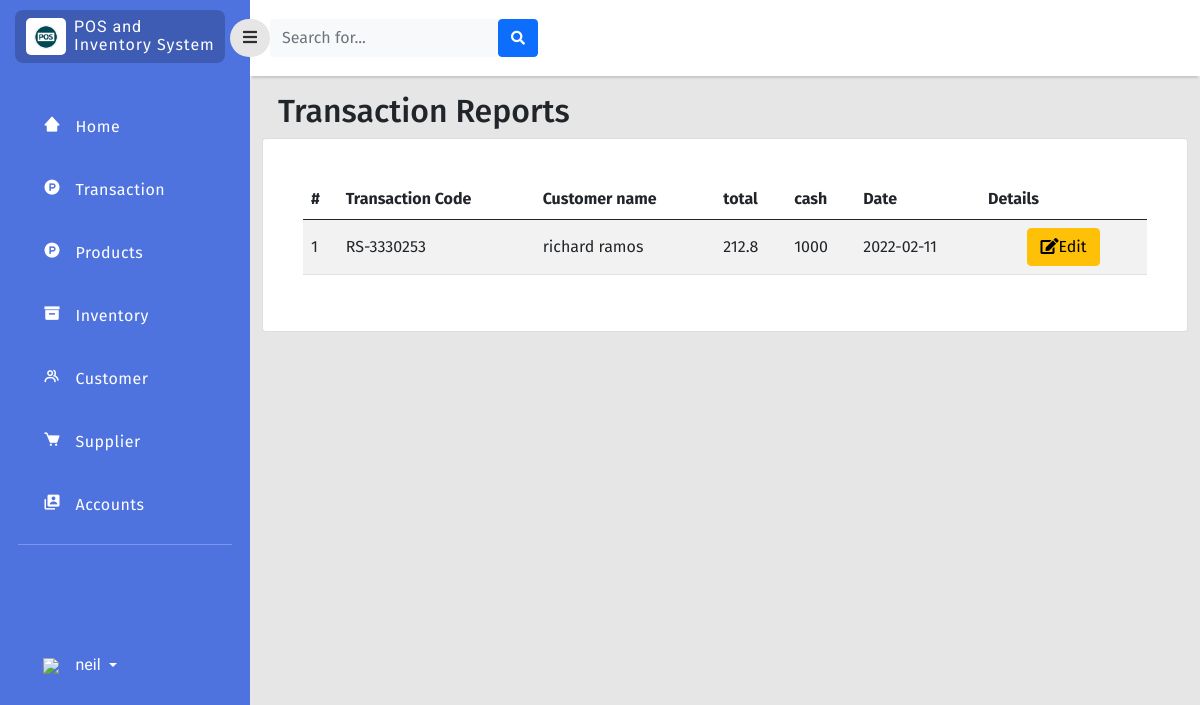
/php/transaction.php (signed in), run on an earlier commit of the app's database.
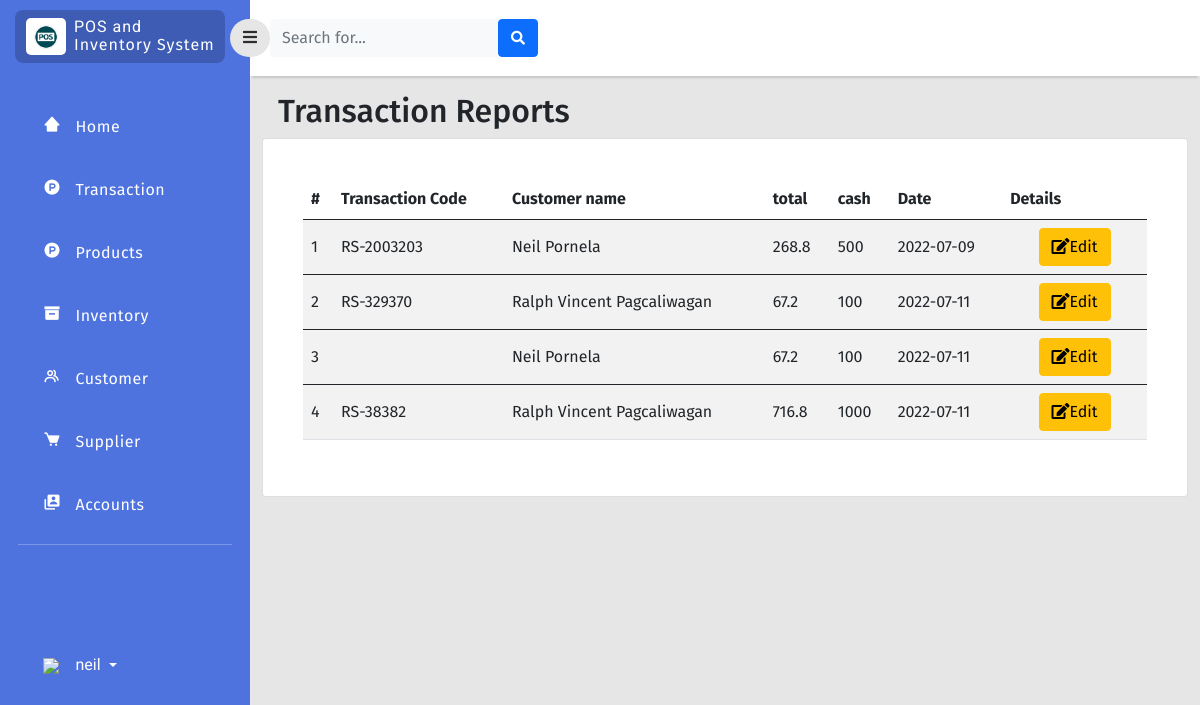
And on a later commit of the database.
### tables this page shows
CREATE TABLE `sales_detail` (
  `transac_id` int(11) NOT NULL,
  `transac_code` varchar(255) NOT NULL,
  `transac_subtotal` double NOT NULL,
  `customer_id` int(11) NOT NULL,
  `transac_tax` double NOT NULL,
  `transac_total` double NOT NULL,
  `cash` double NOT NULL,
  `sales_change` double NOT NULL,
  `date_purchase` date DEFAULT current_timestamp()
);

CREATE TABLE `customers` (
  `customer_id` int(11) NOT NULL,
  `first_name` varchar(255) NOT NULL,
  `last_name` varchar(255) NOT NULL,
  `address` varchar(255) NOT NULL,
  `contact_no` varchar(255) NOT NULL,
  `date_created` date NOT NULL
);

### php/transaction.php (the view, shortened to what the changed rows need)
<?php
include 'connection.php';
?>
<!doctype html>
<html lang="en">
  <head>
    <link href="https://cdn.jsdelivr.net/npm/bootstrap@5.0.2/dist/css/bootstrap.min.css" rel="stylesheet"
>
    <link rel="stylesheet" type="text/css" href="../style/dash.css">
    <link
      href="https://cdnjs.cloudflare.com/ajax/libs/font-awesome/5.15.1/css/all.min.css"
      rel="stylesheet"
    />
    <link href='https://unpkg.com/boxicons@2.1.2/css/boxicons.min.css' rel='stylesheet'>
    </head>
    <body>
    <div class="page">
        <div class="content">
            <div class="col py-3 d-flex justify-content-center overflow-auto">
                 <div class="container-fluid">
                <div class="row">
                        <div class="col d-flex justify-content">
                            <br>
                            <div class="w-50">
                                <h2 class="text-dark text-start ps-3 ">Transaction Reports </h2>
                            </div>
                        </div>
                    </div>
                    <div class="row">
                        <div class="col ">
                            <div class="card">
                                <div class="card-body rounded-3 m-4 table-responsive-sm">
                                    <table class="table table-striped align-middle">
                                        <thead>
                                            <tr>
                                                <th scope="col">#</th>
                                                <th scope="col">Transaction Code</th>
                                                <th scope="col">Customer name</th>
                                                <th scope="col">total</th>
                                                <th scope="col">cash</th>
                                                <th scope="col">Date</th>
                                                <th scope="col">Details</th>
                                            </tr>
                                        </thead>
                                        <tbody>
                                             <?php
                                            $code = mysqli_query($con,"SELECT * FROM sales_detail,customers  WHERE(sales_detail.customer_id=customers.customer_id)");
                                            while ($row=mysqli_fetch_array($code)) { ?>
                                            <tr>
                                                <td><?php echo $row['transac_id'];  ?></td>
                                                <td><?php echo $row['transac_code'];  ?></td>
                                                <td><?php echo $row['first_name']." ". $row['last_name'];  ?></td>
                                                <td><?php echo $row['transac_total'];  ?></td>
                                                <td><?php echo $row['cash'];  ?></td>
                                                <td><?php echo $row['date_purchase'];  ?></td>
                                                <td>
                                                    <div class="d-flex flex-row justify-content-center">
                                                        <a href="receipt.php?invoice=<?php echo $row['transac_code']; ?>"><button class="btn btn-warning editbtn mx-3" data-toggle="modal" type="button"><i class="fas fa-edit" data-toggle="tooltip" title="edit"></i>Edit</button></a>
                                                </td>
                                            </tr>
                                        </tbody>
                                         <?php } ?>
                                    </table>
                                </div>
                            </div>
                        </div>
                    </div>
                </div>
            </div>
        </div>
    </div>
</body>
</html>

What changed in the data, as far as the page shows it:
changed sales_detail id 1: transac_code "RS-3330253" → "RS-2003203"; customer.first_name "richard" → "Neil"; customer.last_name "ramos" → "Pornela"; transac_total "212.8" → "268.8"; cash "1000" → "500"; date_purchase "2022-02-11" → "2022-07-09"
added sales_detail: transac_id "2", transac_code "RS-329370", customer.first_name "Ralph Vincent", customer.last_name "Pagcaliwagan", transac_total "67.2", cash "100", date_purchase "2022-07-11"
added sales_detail: transac_id "3", customer.first_name "Neil", customer.last_name "Pornela", transac_total "67.2", cash "100", date_purchase "2022-07-11"
added sales_detail: transac_id "4", transac_code "RS-38382", customer.first_name "Ralph Vincent", customer.last_name "Pagcaliwagan", transac_total "716.8", cash "1000", date_purchase "2022-07-11"
